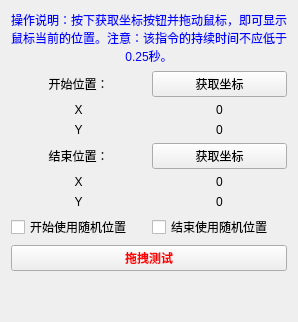
     <widget class="QWidget" name="tab_14">
      <attribute name="title">
       <string>鼠标拖拽</string>
      </attribute>
      <layout class="QVBoxLayout" name="verticalLayout_29">
       <item>
        <widget class="QLabel" name="label_67">
         <property name="palette">
          <palette>
           <active>
            <colorrole role="WindowText">
             <brush brushstyle="SolidPattern">
              <color alpha="255">
               <red>0</red>
               <green>0</green>
               <blue>255</blue>
              </color>
             </brush>
            </colorrole>
            <colorrole role="Text">
             <brush brushstyle="SolidPattern">
              <color alpha="255">
               <red>0</red>
               <green>0</green>
               <blue>255</blue>
              </color>
             </brush>
            </colorrole>
            <colorrole role="PlaceholderText">
             <brush brushstyle="SolidPattern">
              <color alpha="128">
               <red>0</red>
               <green>0</green>
               <blue>255</blue>
              </color>
             </brush>
            </colorrole>
           </active>
           <inactive>
            <colorrole role="WindowText">
             <brush brushstyle="SolidPattern">
              <color alpha="255">
               <red>0</red>
               <green>0</green>
               <blue>255</blue>
              </color>
             </brush>
            </colorrole>
            <colorrole role="Text">
             <brush brushstyle="SolidPattern">
              <color alpha="255">
               <red>0</red>
               <green>0</green>
               <blue>255</blue>
              </color>
             </brush>
            </colorrole>
            <colorrole role="PlaceholderText">
             <brush brushstyle="SolidPattern">
              <color alpha="128">
               <red>0</red>
               <green>0</green>
               <blue>255</blue>
              </color>
             </brush>
            </colorrole>
           </inactive>
           <disabled>
            <colorrole role="WindowText">
             <brush brushstyle="SolidPattern">
              <color alpha="255">
               <red>120</red>
               <green>120</green>
               <blue>120</blue>
              </color>
             </brush>
            </colorrole>
            <colorrole role="Text">
             <brush brushstyle="SolidPattern">
              <color alpha="255">
               <red>120</red>
               <green>120</green>
               <blue>120</blue>
              </color>
             </brush>
            </colorrole>
            <colorrole role="PlaceholderText">
             <brush brushstyle="SolidPattern">
              <color alpha="128">
               <red>0</red>
               <green>0</green>
               <blue>0</blue>
              </color>
             </brush>
            </colorrole>
           </disabled>
          </palette>
         </property>
         <property name="text">
          <string>操作说明：按下获取坐标按钮并拖动鼠标，即可显示鼠标当前的位置。注意：该指令的持续时间不应低于0.25秒。</string>
         </property>
         <property name="alignment">
          <set>Qt::AlignCenter</set>
         </property>
         <property name="wordWrap">
          <bool>true</bool>
         </property>
        </widget>
       </item>
       <item>
        <layout class="QGridLayout" name="gridLayout_17">
         <item row="0" column="0">
          <widget class="QLabel" name="label_57">
           <property name="text">
            <string>开始位置：</string>
           </property>
           <property name="alignment">
            <set>Qt::AlignCenter</set>
           </property>
          </widget>
         </item>
         <item row="0" column="1">
          <widget class="QPushButton" name="pushButton_12">
           <property name="text">
            <string>获取坐标</string>
           </property>
          </widget>
         </item>
         <item row="1" column="0">
          <widget class="QLabel" name="label_58">
           <property name="text">
            <string>X</string>
           </property>
           <property name="alignment">
            <set>Qt::AlignCenter</set>
           </property>
          </widget>
         </item>
         <item row="1" column="1">
          <widget class="QLabel" name="label_59">
           <property name="text">
            <string>0</string>
           </property>
           <property name="alignment">
            <set>Qt::AlignCenter</set>
           </property>
          </widget>
         </item>
         <item row="2" column="0">
          <widget class="QLabel" name="label_60">
           <property name="text">
            <string>Y</string>
           </property>
           <property name="alignment">
            <set>Qt::AlignCenter</set>
           </property>
          </widget>
         </item>
         <item row="2" column="1">
          <widget class="QLabel" name="label_61">
           <property name="text">
            <string>0</string>
           </property>
           <property name="alignment">
            <set>Qt::AlignCenter</set>
           </property>
          </widget>
         </item>
        </layout>
       </item>
       <item>
        <layout class="QGridLayout" name="gridLayout_18">
         <item row="0" column="1">
          <widget class="QPushButton" name="pushButton_13">
           <property name="text">
            <string>获取坐标</string>
           </property>
          </widget>
         </item>
         <item row="0" column="0">
          <widget class="QLabel" name="label_62">
           <property name="text">
            <string>结束位置：</string>
           </property>
           <property name="alignment">
            <set>Qt::AlignCenter</set>
           </property>
          </widget>
         </item>
         <item row="2" column="1">
          <widget class="QLabel" name="label_66">
           <property name="text">
            <string>0</string>
           </property>
           <property name="alignment">
            <set>Qt::AlignCenter</set>
           </property>
          </widget>
         </item>
         <item row="1" column="0">
          <widget class="QLabel" name="label_63">
           <property name="text">
            <string>X</string>
           </property>
           <property name="alignment">
            <set>Qt::AlignCenter</set>
           </property>
          </widget>
         </item>
         <item row="2" column="0">
          <widget class="QLabel" name="label_64">
           <property name="text">
            <string>Y</string>
           </property>
           <property name="alignment">
            <set>Qt::AlignCenter</set>
           </property>
          </widget>
         </item>
         <item row="1" column="1">
          <widget class="QLabel" name="label_65">
           <property name="text">
            <string>0</string>
           </property>
           <property name="alignment">
            <set>Qt::AlignCenter</set>
           </property>
          </widget>
         </item>
         <item row="3" column="1">
          <widget class="QCheckBox" name="checkBox_7">
           <property name="acceptDrops">
            <bool>false</bool>
           </property>
           <property name="layoutDirection">
            <enum>Qt::LeftToRight</enum>
           </property>
           <property name="autoFillBackground">
            <bool>false</bool>
           </property>
           <property name="text">
            <string>结束使用随机位置</string>
           </property>
           <property name="autoRepeat">
            <bool>false</bool>
           </property>
           <property name="autoExclusive">
            <bool>false</bool>
           </property>
           <property name="tristate">
            <bool>false</bool>
           </property>
          </widget>
         </item>
         <item row="3" column="0">
          <widget class="QCheckBox" name="checkBox_8">
           <property name="text">
            <string>开始使用随机位置</string>
           </property>
          </widget>
         </item>
        </layout>
       </item>
       <item>
        <widget class="QPushButton" name="pushButton_14">
         <property name="palette">
          <palette>
           <active>
            <colorrole role="ButtonText">
             <brush brushstyle="SolidPattern">
              <color alpha="255">
               <red>255</red>
               <green>0</green>
               <blue>0</blue>
              </color>
             </brush>
            </colorrole>
           </active>
           <inactive>
            <colorrole role="ButtonText">
             <brush brushstyle="SolidPattern">
              <color alpha="255">
               <red>255</red>
               <green>0</green>
               <blue>0</blue>
              </color>
             </brush>
            </colorrole>
           </inactive>
           <disabled>
            <colorrole role="ButtonText">
             <brush brushstyle="SolidPattern">
              <color alpha="255">
               <red>120</red>
               <green>120</green>
               <blue>120</blue>
              </color>
             </brush>
            </colorrole>
           </disabled>
          </palette>
         </property>
         <property name="font">
          <font>
           <family>微软雅黑</family>
           <weight>75</weight>
           <bold>true</bold>
          </font>
         </property>
         <property name="text">
          <string>拖拽测试</string>
         </property>
        </widget>
       </item>
       <item>
        <spacer name="verticalSpacer_10">
         <property name="orientation">
          <enum>Qt::Vertical</enum>
         </property>
         <property name="sizeHint" stdset="0">
          <size>
           <width>20</width>
           <height>40</height>
          </size>
         </property>
        </spacer>
       </item>
      </layout>
     </widget>
